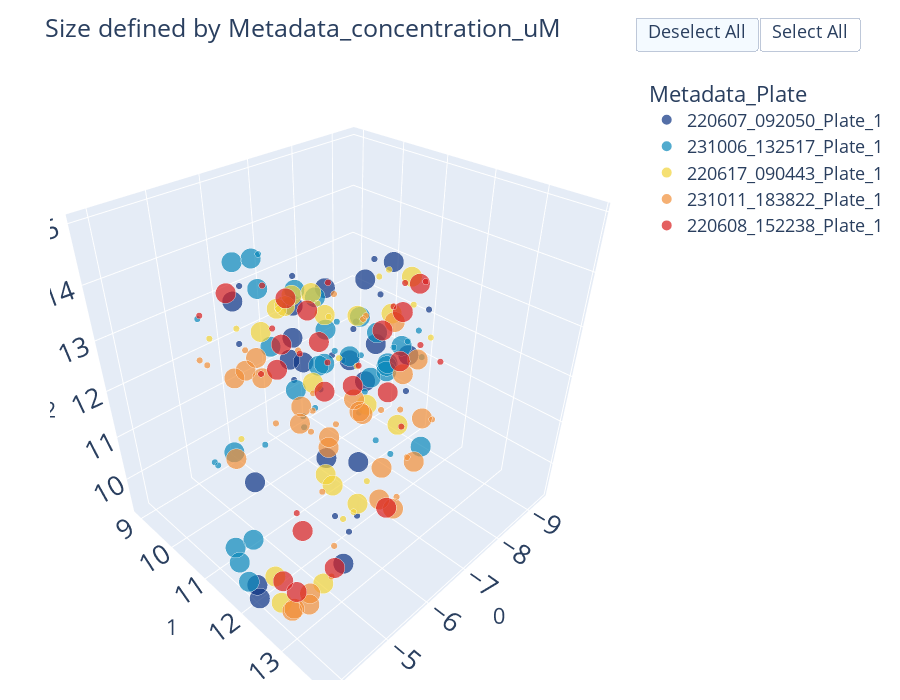

The cell this chart's notebook holds for it:
### Code cell
combat_util.plot_umap_3d(df_3d, color_col='Metadata_Plate', 
                    #   split_df = False, split_column = None, np = None,
                      hover_cols=hover_list,
                      size=True, size_col = "Metadata_concentration_uM",
                      # x="0", y="1",
                      # error_x="x_err", error_y="y_err",
                    #    dili_color=True
                    discrete=True
                      )

### Figure 1 — Plotly figure (JSON) as saved in the notebook; plotly's stock layout.template omitted (floating-point values rounded to 4 significant figures; data arrays with more than 128 entries replaced by an {"elided": "..."} marker saying what was removed)
{"data": [{"customdata": {"elided": "33x4 mixed values"}, "hovertemplate": "colors_plot_col=220607_092050_Plate_1<br>0=%{x}<br>1=%{y}<br>2=%{z}<br>Metadata_size=%{marker.size}<br>Metadata_Plate=%{customdata[0]}<br>Metadata_Well=%{customdata[1]}<br>Metadata_compound=%{customdata[2]}<br>Metadata_concentration_uM=%{customdata[3]}<extra></extra>", "legendgroup": "220607_092050_Plate_1", "marker": {"color": "rgb(12,51,131)", "size": [1, 1, 1, 1, 1, 1, 1, 1, 1, 1, 1, 1, 1, 1, 1, 10, 10, 10, 10, 10, 10, 10, 10, 10, 10, 10, 10, 10, 10, 10, 10, 10, 10], "sizemode": "area", "sizeref": 0.025, "symbol": "circle"}, "mode": "markers", "name": "220607_092050_Plate_1", "scene": "scene", "showlegend": true, "type": "scatter3d", "x": [-8.305, -6.043, -8.409, -4.513, -7.659, -7.915, -6.468, -8.861, -5.138, -8.447, -5.817, -5.751, -9.234, -7.895, -7.111, -8.729, -6.835, -8.504, -4.629, -8.385, -7.847, -4.901, -8.71, -8.47, -9.008, -4.85, -7.855, -5.99, -4.407, -5.003, -3.923, -7.341, -3.898], "y": [10.52, 11.78, 9.293, 11.48, 8.916, 10.11, 11.93, 9.474, 10.74, 9.945, 12.36, 11.23, 11.11, 11.06, 12.38, 9.493, 9.932, 9.003, 11.25, 10.22, 11.02, 12.08, 9.972, 10.83, 10.86, 12.22, 8.995, 11.63, 13.62, 10.86, 12.17, 11.11, 12.23], "z": [13.45, 9.537, 10.76, 13.81, 10.31, 11.26, 9.343, 11.29, 14.19, 11.85, 9.74, 14.31, 12.27, 13.1, 12.11, 10.58, 12.85, 12.21, 14.34, 12.9, 12.08, 13.65, 10.28, 13.44, 11.22, 14.09, 10.71, 10.88, 11.14, 10.46, 9.822, 9.597, 9.569]}, {"customdata": {"elided": "44x4 mixed values"}, "hovertemplate": "colors_plot_col=231006_132517_Plate_1<br>0=%{x}<br>1=%{y}<br>2=%{z}<br>Metadata_size=%{marker.size}<br>Metadata_Plate=%{customdata[0]}<br>Metadata_Well=%{customdata[1]}<br>Metadata_compound=%{customdata[2]}<br>Metadata_concentration_uM=%{customdata[3]}<extra></extra>", "legendgroup": "231006_132517_Plate_1", "marker": {"color": "rgb(10,136,186)", "size": [1, 1, 1, 1, 1, 1, 1, 1, 1, 1, 1, 1, 1, 1, 1, 1, 1, 1, 1, 1, 10, 10, 10, 10, 10, 10, 10, 10, 10, 10, 10, 10, 10, 10, 10, 10, 10, 10, 10, 10, 10, 10, 10, 10], "sizemode": "area", "sizeref": 0.025, "symbol": "circle"}, "mode": "markers", "name": "231006_132517_Plate_1", "scene": "scene", "showlegend": true, "type": "scatter3d", "x": [-5.57, -6.834, -7.676, -7.127, -6.776, -6.095, -6.139, -5.222, -8.343, -8.184, -7.445, -4.361, -4.527, -9.178, -7.162, -6.142, -6.044, -7.162, -5.233, -4.409, -7.294, -7.493, -6.865, -4.079, -4.027, -4.047, -4.357, -6.355, -5.868, -4.812, -4.691, -5.931, -4.871, -6.435, -6.607, -7.218, -6.044, -7.103, -4.969, -5.869, -8.487, -8.163, -7.878, -8.159], "y": [12.29, 12.35, 12.22, 10.13, 11.65, 12.4, 12.62, 10.96, 11.6, 11.49, 10.43, 10.75, 10.53, 10.33, 11.3, 10.9, 11.02, 10.26, 11.13, 10.63, 9.463, 11.61, 11.32, 11.5, 11.79, 11.48, 11.57, 11.27, 11.05, 11.07, 11.75, 11.5, 11.42, 9.735, 13.15, 12.15, 11.43, 11.96, 10.39, 11.75, 10.47, 10.31, 10.88, 11.03], "z": [13.58, 10.89, 12.45, 10.52, 11.44, 12.64, 11.78, 11.23, 12.41, 12.2, 12.47, 13.96, 10.94, 11.08, 12.29, 11.3, 11.18, 11.02, 14.8, 11.14, 12.81, 12.06, 12.42, 9.678, 9.478, 10.05, 10.06, 13.15, 12.09, 14.81, 14.7, 14.0, 14.96, 12.08, 11.69, 12.85, 12.68, 12.47, 10.87, 12.95, 11.81, 12.23, 11.25, 11.33]}, {"customdata": {"elided": "33x4 mixed values"}, "hovertemplate": "colors_plot_col=220617_090443_Plate_1<br>0=%{x}<br>1=%{y}<br>2=%{z}<br>Metadata_size=%{marker.size}<br>Metadata_Plate=%{customdata[0]}<br>Metadata_Well=%{customdata[1]}<br>Metadata_compound=%{customdata[2]}<br>Metadata_concentration_uM=%{customdata[3]}<extra></extra>", "legendgroup": "220617_090443_Plate_1", "marker": {"color": "rgb(242,211,56)", "size": [1, 1, 1, 1, 1, 1, 1, 1, 1, 1, 1, 1, 1, 1, 1, 10, 10, 10, 10, 10, 10, 10, 10, 10, 10, 10, 10, 10, 10, 10, 10, 10, 10], "sizemode": "area", "sizeref": 0.025, "symbol": "circle"}, "mode": "markers", "name": "220617_090443_Plate_1", "scene": "scene", "showlegend": true, "type": "scatter3d", "x": [-6.876, -5.844, -4.605, -8.47, -7.15, -5.392, -4.612, -8.565, -8.373, -9.208, -5.535, -7.179, -8.006, -7.506, -5.999, -5.163, -8.217, -7.433, -8.096, -5.431, -8.802, -8.237, -6.942, -5.314, -7.715, -5.458, -7.879, -6.099, -4.203, -4.139, -4.008, -6.512, -6.117], "y": [11.78, 12.44, 10.62, 9.149, 9.14, 10.04, 11.31, 9.875, 9.54, 11.23, 11.99, 12.38, 11.13, 11.36, 12.03, 11.14, 9.286, 9.744, 9.027, 11.4, 9.638, 10.47, 9.351, 11.7, 11.48, 13.6, 11.74, 12.28, 13.41, 12.37, 12.65, 11.05, 11.65], "z": [9.843, 10.26, 13.47, 11.61, 12.33, 10.71, 13.94, 10.69, 10.82, 11.71, 14.24, 13.72, 13.57, 13.7, 9.68, 13.57, 11.82, 10.78, 12.26, 14.01, 11.7, 10.18, 12.51, 14.34, 12.97, 13.05, 13.7, 10.17, 10.7, 10.02, 9.745, 9.772, 10.16]}, {"customdata": {"elided": "44x4 mixed values"}, "hovertemplate": "colors_plot_col=231011_183822_Plate_1<br>0=%{x}<br>1=%{y}<br>2=%{z}<br>Metadata_size=%{marker.size}<br>Metadata_Plate=%{customdata[0]}<br>Metadata_Well=%{customdata[1]}<br>Metadata_compound=%{customdata[2]}<br>Metadata_concentration_uM=%{customdata[3]}<extra></extra>", "legendgroup": "231011_183822_Plate_1", "marker": {"color": "rgb(242,143,56)", "size": [1, 1, 1, 1, 1, 1, 1, 1, 1, 1, 1, 1, 1, 1, 1, 1, 1, 1, 1, 1, 10, 10, 10, 10, 10, 10, 10, 10, 10, 10, 10, 10, 10, 10, 10, 10, 10, 10, 10, 10, 10, 10, 10, 10], "sizemode": "area", "sizeref": 0.025, "symbol": "circle"}, "mode": "markers", "name": "231011_183822_Plate_1", "scene": "scene", "showlegend": true, "type": "scatter3d", "x": [-7.672, -4.363, -4.631, -5.341, -6.448, -7.721, -7.16, -4.729, -5.074, -7.591, -6.131, -6.006, -5.871, -7.101, -5.63, -8.184, -7.925, -6.374, -5.85, -5.354, -5.097, -6.039, -5.687, -5.495, -5.443, -4.715, -4.715, -5.097, -8.605, -8.156, -8.476, -7.066, -3.853, -7.188, -3.886, -3.865, -4.315, -7.367, -5.927, -6.59, -5.885, -5.069, -6.372, -7.494], "y": [9.455, 10.66, 10.42, 10.47, 10.84, 10.1, 9.952, 13.04, 12.75, 9.161, 10.13, 11.5, 13.3, 11.46, 13.67, 9.6, 10.62, 13.5, 12.96, 13.75, 10.76, 13.48, 13.15, 13.3, 13.62, 10.99, 11.67, 10.24, 9.756, 10.35, 10.13, 9.722, 13.1, 10.43, 13.45, 13.13, 12.99, 9.436, 13.65, 12.98, 13.3, 11.1, 12.69, 10.12], "z": [9.782, 13.21, 12.88, 12.85, 11.61, 9.759, 9.797, 10.08, 10.28, 11.2, 10.71, 9.974, 12.91, 13.17, 12.4, 12.43, 12.41, 12.57, 12.73, 11.87, 12.72, 11.93, 11.83, 11.41, 11.48, 12.88, 13.22, 10.54, 9.747, 9.987, 9.626, 9.931, 10.11, 9.654, 10.55, 10.18, 9.996, 10.05, 12.92, 13.28, 13.52, 13.13, 13.89, 9.564]}, {"customdata": {"elided": "33x4 mixed values"}, "hovertemplate": "colors_plot_col=220608_152238_Plate_1<br>0=%{x}<br>1=%{y}<br>2=%{z}<br>Metadata_size=%{marker.size}<br>Metadata_Plate=%{customdata[0]}<br>Metadata_Well=%{customdata[1]}<br>Metadata_compound=%{customdata[2]}<br>Metadata_concentration_uM=%{customdata[3]}<extra></extra>", "legendgroup": "220608_152238_Plate_1", "marker": {"color": "rgb(217,30,30)", "size": [1, 1, 1, 1, 1, 1, 1, 1, 1, 1, 1, 1, 1, 1, 1, 10, 10, 10, 10, 10, 10, 10, 10, 10, 10, 10, 10, 10, 10, 10, 10, 10, 10], "sizemode": "area", "sizeref": 0.025, "symbol": "circle"}, "mode": "markers", "name": "220608_152238_Plate_1", "scene": "scene", "showlegend": true, "type": "scatter3d", "x": [-6.319, -9.053, -4.906, -9.402, -8.241, -6.745, -8.832, -8.958, -8.899, -5.146, -7.855, -6.882, -7.049, -7.863, -4.426, -4.98, -7.897, -8.668, -9.137, -4.974, -7.687, -8.064, -7.842, -4.448, -5.994, -4.024, -5.3, -4.731, -4.419, -8.519, -9.023, -8.591, -6.051], "y": [9.55, 11.62, 11.58, 10.84, 10.23, 10.94, 10.82, 10.46, 11.25, 11.78, 8.905, 12.52, 9.053, 9.727, 10.71, 13.88, 9.581, 10.65, 10.03, 11.83, 9.672, 10.24, 9.184, 12.5, 10.43, 12.71, 11.72, 10.97, 13.43, 11.41, 10.63, 11.0, 10.69], "z": [11.44, 11.4, 14.61, 11.27, 11.03, 13.72, 12.88, 12.19, 13.05, 10.26, 10.88, 11.57, 11.91, 11.05, 13.97, 12.02, 10.23, 10.37, 11.38, 13.75, 11.59, 10.63, 12.04, 9.477, 12.13, 10.3, 9.674, 14.32, 10.88, 13.21, 10.96, 12.44, 13.61]}], "layout": {"autosize": false, "font": {"size": 18}, "height": 700, "legend": {"itemsizing": "constant", "title": {"text": "Metadata_Plate"}, "tracegroupgap": 0}, "margin": {"b": 20, "l": 50, "pad": 4, "r": 50, "t": 50}, "scene": {"domain": {"x": [0, 1], "y": [0, 1]}, "xaxis": {"title": {"text": "0"}}, "yaxis": {"title": {"text": "1"}}, "zaxis": {"title": {"text": "2"}}}, "title": {"text": "Size defined by Metadata_concentration_uM"}, "updatemenus": [{"buttons": [{"args": ["visible", "legendonly"], "label": "Deselect All", "method": "restyle"}, {"args": ["visible", true], "label": "Select All", "method": "restyle"}], "direction": "left", "pad": {"r": 5, "t": 5}, "showactive": true, "type": "buttons", "x": 1, "xanchor": "left", "y": 1.1, "yanchor": "top"}], "width": 900}}
